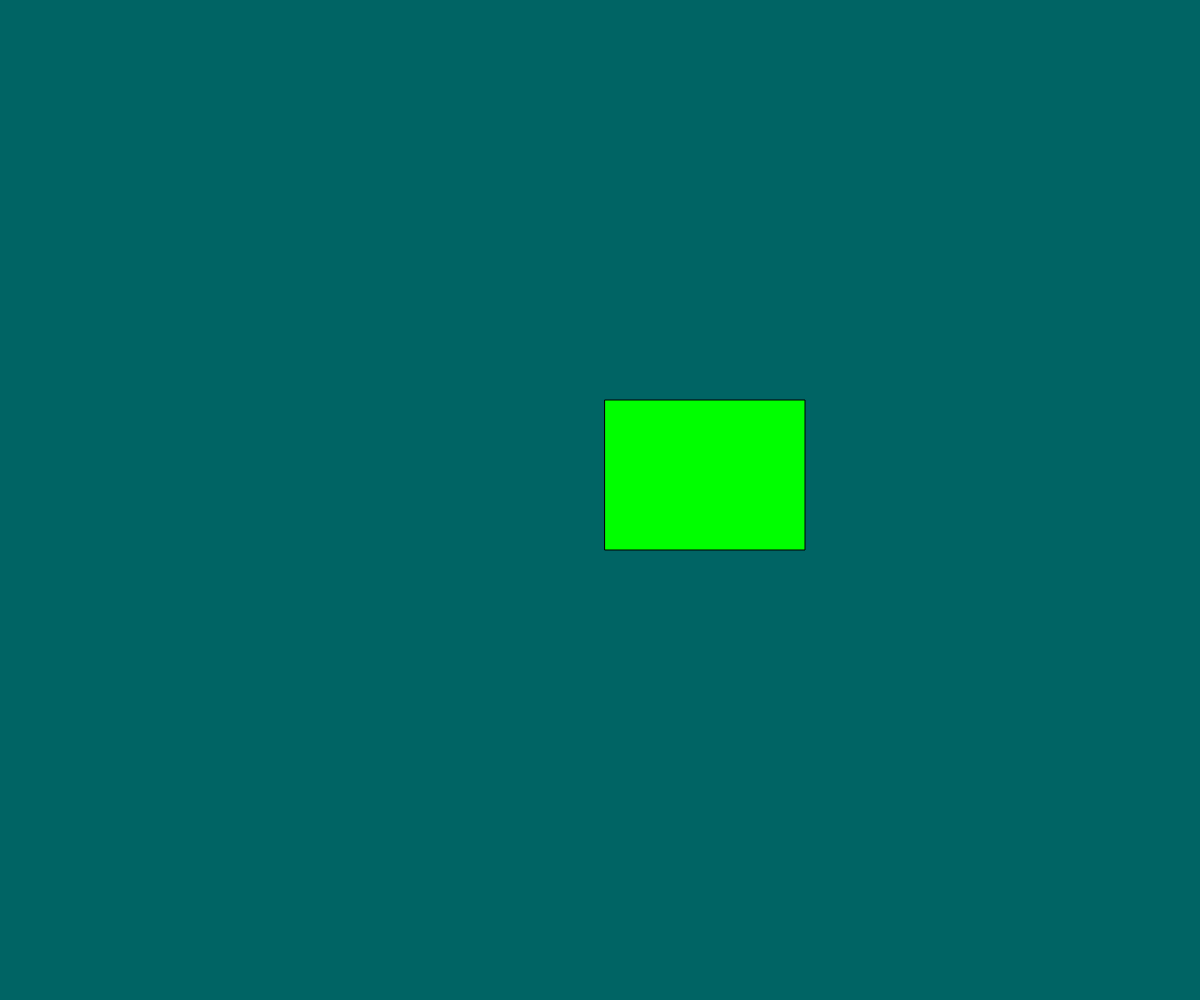
Frame 1 (no input)
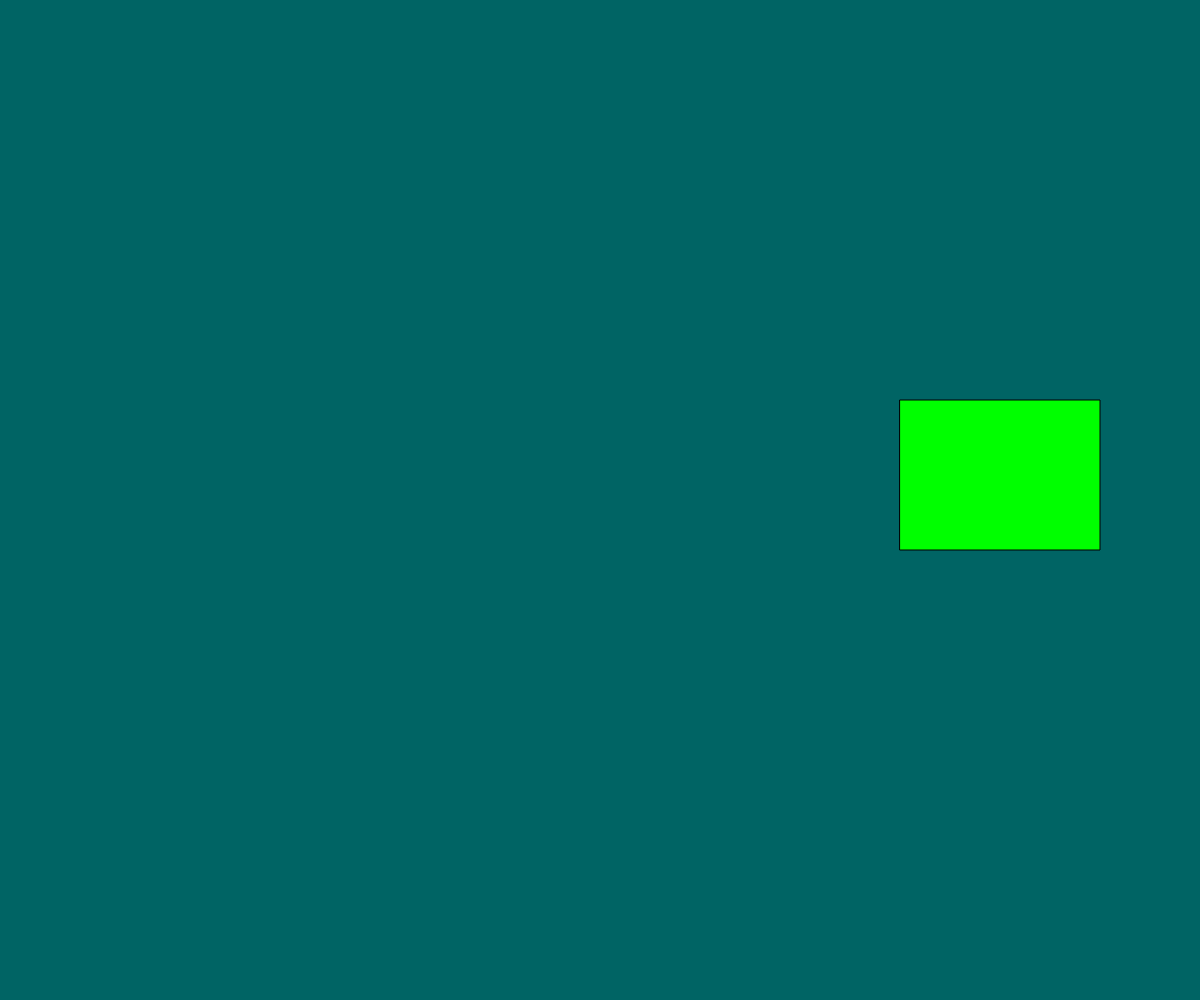
Frame 60 (no input)
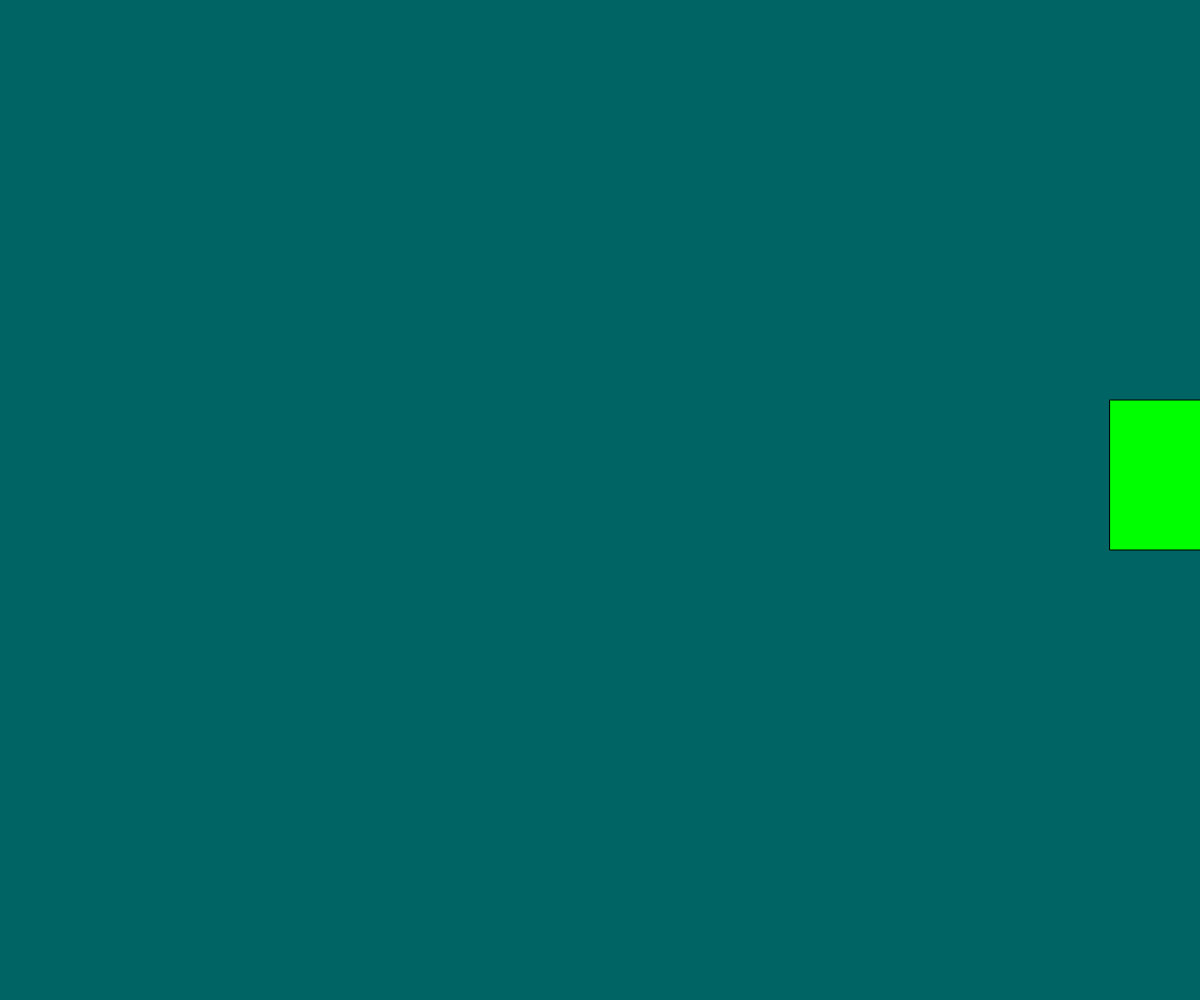
Frame 120 (the mouse pressed at the canvas centre since frame 60)

The p5.js sketch that drew these frames (run headless with seeded random() and noise() and a simulated clock; from frame 60 on, the mouse is pressed at the canvas centre):

// p5.js sketch
// ── sketch.js
// Project Title
// Your Name
// Date
//
// Extra for Experts:
// - describe what you did to take this project "above and beyond"
let x;
let dx;
let rectWidth;


function setup() {
  createCanvas(windowWidth, windowHeight);
  x = width/2;
  dx = 5;
  rectWidth= 50;
}

function draw() {
  background(0,100,100);
  //move rect
  x += dx;

  //check if hit the wall
  if (x > width - rectWidth || x<0){
    dx = dx * -1
  }

  //display ract
  fill(0,255,0);
  rect(x,400,200,150);

}
